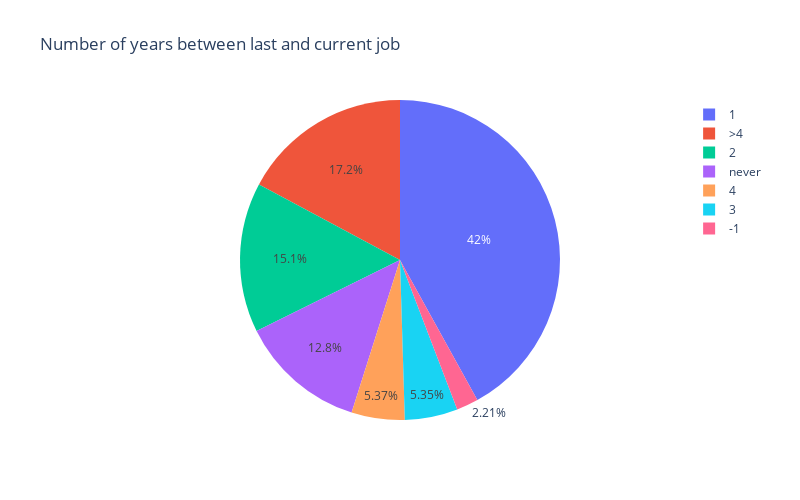

Notebook source saved alongside this figure:
### Code cell
# Experience 
import plotly.express as px
from plotly.subplots import make_subplots
import plotly.graph_objs as go

ep = hrds_train_df['last_new_job'].value_counts().reset_index()
ep.columns = [
    'last_new_job', 
    'percent'
]
ep['percent'] /= len(hrds_train_df)

fig = px.pie(
    ep, 
    names='last_new_job', 
    values='percent', 
    title='Number of years between last and current job', 
    width=800,
    height=500 
)

fig.show()

### Figure 1 — Plotly figure (JSON) as saved in the notebook; plotly's stock layout.template omitted (floating-point values rounded to 4 significant figures)
{"data": [{"domain": {"x": [0, 1], "y": [0, 1]}, "hovertemplate": "last_new_job=%{label}<br>percent=%{value}<extra></extra>", "labels": ["1", ">4", "2", "never", "4", "3", "-1"], "legendgroup": "", "name": "", "showlegend": true, "type": "pie", "values": [0.4197, 0.1717, 0.1514, 0.128, 0.05371, 0.05345, 0.02208]}], "layout": {"height": 500, "legend": {"tracegroupgap": 0}, "title": {"text": "Number of years between last and current job"}, "width": 800}}
